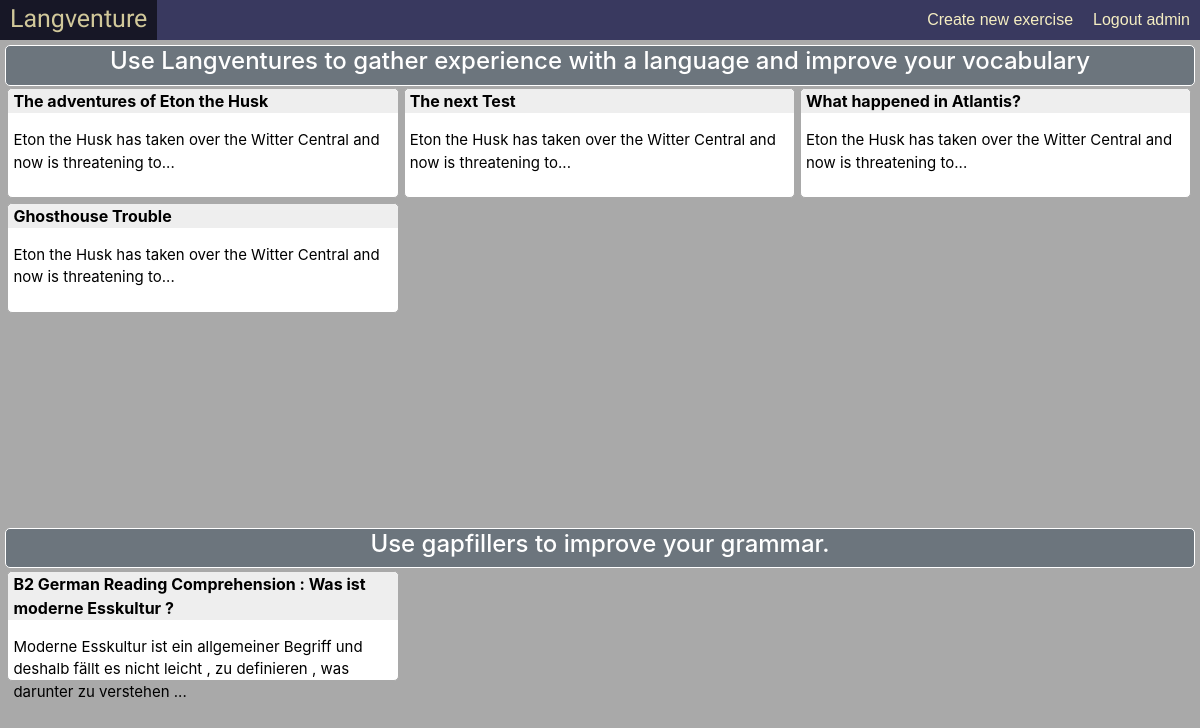
Page / (signed in) on the committed database.
### gapfiller/models.py (models this page shows)
class User(AbstractUser):
    pass

class Token(models.Model):
    text = models.ForeignKey(Text, on_delete=models.CASCADE, related_name="tokens")
    translation = models.TextField(default="")
    word_translation = models.TextField(default="")
    word = models.TextField()
    is_upper = models.BooleanField(default=False)
    local_choice_selection = models.ForeignKey(LocalChoiceSelection, blank=True, null=True, on_delete=models.CASCADE, related_name="token")

class Entry(models.Model):
    title = models.ForeignKey(Text, on_delete=models.CASCADE)

### story/models.py (models this page shows)
class Story(models.Model):
    name = models.TextField()
    finished = models.BooleanField(default=False)
    user = models.ForeignKey(User, on_delete=models.CASCADE, related_name="storys", default="")

### gapfiller/views.py (the view)
# urls.py: path("", views.index, name="index"),
def index(request):
    if not request.user.is_authenticated:
        return HttpResponseRedirect(reverse("login"))
    entries = Entry.objects.all()
    stories = Story.objects.filter(finished=True)
    print(stories)
    return render(request, "gapfiller/index.html", {
        'entries': entries,
        'stories': stories,
    })

### gapfiller/templates/gapfiller/index.html (shortened to what this page needs)
{% extends "gapfiller/layout.html" %}
{% block body %}
    <div class="main-content" style="margin:5px">
        <div class="section stories">
            <div style="background-color:#6c757d;text-align:center;color:white;padding:1px;border-radius:5px;border:solid;border-width:thin;">
                <h4>Use Langventures to gather experience with a language and improve your vocabulary</h4>
            </div>
            <div class="sidebar" style="height:45%;overflow-y:scroll">
                <div class="content-wrapper">
                    {% for story in stories %}
                        <a href="{% url 'story' story.id %}">
                        <div class="index_entry">
                            <div class="index_title">
                                <p style="font-weight:bold; ">
                                    {{ story.name }}
                                </p>
                            </div>
                            <p style="font-size:15px;padding-left:5px;">
                                Eton the Husk has taken over the Witter Central and now is threatening to...
                            </p>
                        </div>
                    </a>
                {% endfor %}
                </div>
            </div>
        </div>
        <div class="section gapfillers">
            <div style="background-color:#6c757d;text-align:center;color:white;padding:1px;border-radius:5px;border:solid;border-width:thin;">
                <h4>Use gapfillers to improve your grammar.</h4>
            </div>
            <div class="sidebar" style="height:45%;overflow-y:scroll">
                <div class="content-wrapper">
                {% for entry in entries %}
                <a href="{% url 'show' entry.id %}">
                    <div class="index_entry">
                        <div class="index_title">
                            <p style="font-weight:bold; ">
                                {% for token in entry.title.tokens.all %}
                                    {{ token.word }}
                                {% endfor %}
                            </p>
                        </div>
                        <p style="font-size:15px;padding-left:5px;">
                            {% for token in entry.paragraphs.first.text.tokens.all|slice:":20" %}
                                {{ token.word }}
                            {% endfor %}
                            ...
                        </p>
                    </div>
                </a>
                {% endfor %}
            </div>
            </div>
        </div>
    </div>
{% endblock %}

### gapfiller/templates/gapfiller/layout.html (shortened to what this page needs)
{% load static %}
<html lang="en">
<head>
    <link
        rel="stylesheet"
        href="https://unpkg.com/purecss@2.0.3/build/pure-min.css"
    />
    <link
        rel="stylesheet"
        href="https://netdna.bootstrapcdn.com/font-awesome/4.0.3/css/font-awesome.css"
    />
    <link rel="stylesheet" href="https://cdn.jsdelivr.net/npm/bootstrap@4.3.1/dist/css/bootstrap.min.css">
    <link rel="stylesheet" href="{% static 'gapfiller/main_style.css' %}">
    <link rel="stylesheet" href="{% static 'gapfiller/story.css' %}">
</head>
<body>
    <div class="header">
        <a href="{% url 'index' %}" class="header_title">
            Langventure
        </a>
        {% if user.is_authenticated %}
            <a href="{% url 'logout' %}"
               style="float:right;
                      font-family: sans-serif, Arial, Helvetica;
                      font-size:16px;
                      line-height:40px;
                      text-decoration:none;
                      font-weight:100;"
               class="header_title">
                Logout {{ user.get_username }}
            </a>
        <div class="dropdown">
            <button class="dropdown_button">Create new exercise</button>
        </div>
        {% endif %}
    </div>
    <div class="body_container">
        {% block body %}
        {% endblock %}
    </div>
</body>
</html>

### gapfiller/static/gapfiller/main_style.css (style rules this page uses)
body { margin:0px; padding:0px; background-color:darkgrey; /'lightgrey;*/ height:100%; min-height: 100%; }
.header { color: #f5eec2; background-color: #39395f; line-width:40px; height:40px; margin:0px; padding:0px; position: fixed; top:0; width:100%; }
.header_title { padding-left: 10px; padding-right: 10px; line-width:40px; height:40px; color: #f5eec2; font-family: Sriracha; font-size: 25px; float: left; text-decoration: none; }
html { height: 100%; min-height: 100%; }
.body_container { margin-top: 45px; height: 100%; }
.index_entry { color:black; background:white; margin:0.2%; border-radius:5px; width:32.9%; float:left; height:110px; border: solid; border-width: thin; border-color: darkgrey; }
.index_title { background-color:#eeeeee; color:black; margin:0; padding-left:5px; border-top-left-radius: 5px; border-top-right-radius: 5px; }
.dropdown { color: #f5eec2; position: relative; display: inline-block; float: right; }
.dropdown_button { font-family: sans-serif, Arial, Helvetica; height: 40px; background-color: #39395f; line-height: 40px; color: #f5eec2; padding: 0 10px; font-size: 16px; border: none; cursor: pointer; }

### rows in the picture
User: get_username "admin"
Story: name "The adventures of Eton the Husk"
Story: name "The next Test"
Story: name "What happened in Atlantis?"
Story: name "Ghosthouse Trouble"
Token: word "B2"
Token: word "German"
Token: word "Reading"
Token: word "Comprehension"
Token: word ":"
Token: word "Was"
Token: word "ist"
Token: word "moderne"
Token: word "Esskultur"
Token: word "?"
Token: word "Moderne"
Token: word "Esskultur"
Token: word "ist"
Token: word "ein"
Token: word "allgemeiner"
Token: word "Begriff"
Token: word "und"
Token: word "deshalb"
Token: word "fällt"
Token: word "es"
Token: word "nicht"
Token: word "leicht"
Token: word ","
Token: word "zu"
Token: word "definieren"
Token: word ","
Token: word "was"
Token: word "darunter"
Token: word "zu"
Token: word "verstehen"
